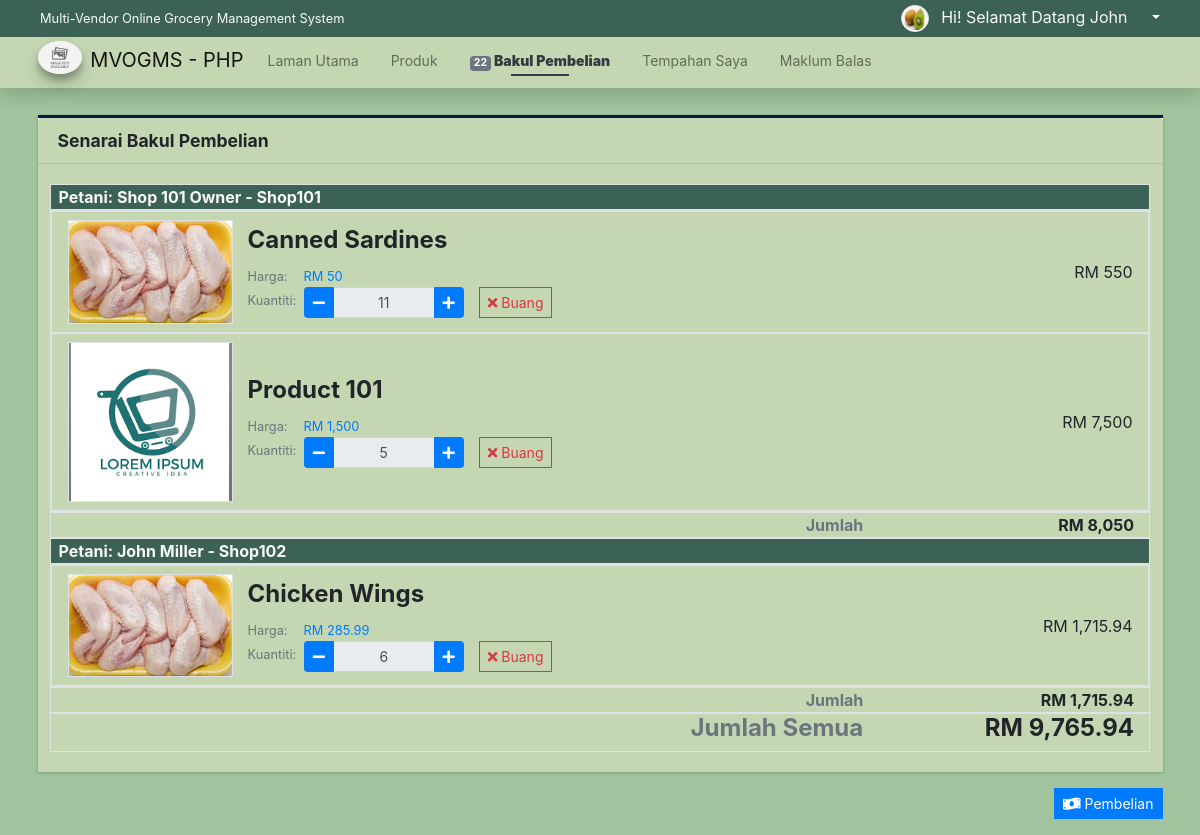
/?page=orders/cart (signed in), run on the app's committed database.
### tables this page shows
CREATE TABLE `vendor_list` (
  `id` int(30) NOT NULL,
  `code` varchar(100) NOT NULL,
  `shop_type_id` int(30) NOT NULL,
  `shop_name` text NOT NULL,
  `shop_owner` text NOT NULL,
  `contact` text NOT NULL,
  `username` text NOT NULL,
  `password` text NOT NULL,
  `avatar` text DEFAULT NULL,
  `status` tinyint(1) NOT NULL DEFAULT 1,
  `delete_flag` tinyint(1) NOT NULL DEFAULT 0,
  `date_created` datetime NOT NULL DEFAULT current_timestamp(),
  `date_updated` datetime DEFAULT NULL ON UPDATE current_timestamp()
);

CREATE TABLE `cart_list` (
  `id` int(30) NOT NULL,
  `client_id` int(30) NOT NULL,
  `product_id` int(30) NOT NULL,
  `quantity` float NOT NULL DEFAULT 0
);

CREATE TABLE `product_list` (
  `id` int(30) NOT NULL,
  `vendor_id` int(30) DEFAULT NULL,
  `category_id` int(30) DEFAULT NULL,
  `name` text NOT NULL,
  `description` text NOT NULL,
  `price` double NOT NULL DEFAULT 0,
  `image_path` text DEFAULT NULL,
  `status` tinyint(1) NOT NULL DEFAULT 1,
  `delete_flag` tinyint(1) NOT NULL DEFAULT 0,
  `date_created` datetime NOT NULL DEFAULT current_timestamp(),
  `date_updated` datetime DEFAULT NULL ON UPDATE current_timestamp()
);

### classes/DBConnection.php (called while the page is built, shortened)
<?php
class DBConnection{
    private $host = DB_SERVER;
    private $username = DB_USERNAME;
    private $password = DB_PASSWORD;
    private $database = DB_NAME;
    public $conn;
    public function __construct(){
        if (!isset($this->conn)) {
            $this->conn = new mysqli($this->host, $this->username, $this->password, $this->database);
        }
    }
}
?>

### classes/SystemSettings.php (called while the page is built, shortened)
<?php
class SystemSettings extends DBConnection{
	function userdata($field = ''){
		if(!empty($field)){
			if(isset($_SESSION['userdata'][$field]))
				return $_SESSION['userdata'][$field];
			else
				return null;
		}else{
			return false;
		}
	}
}
$_settings = new SystemSettings();
?>

### config.php (called while the page is built, shortened)
<?php
require_once('classes/DBConnection.php');
require_once('classes/SystemSettings.php');
function validate_image($file){
    $file = explode("?",$file)[0];
	if(!empty($file)){
		if(is_file(base_app.$file)){
			return base_url.$file;
		}else{
			return base_url.'dist/img/no-image-available.png';
		}
	}else{
		return base_url.'dist/img/no-image-available.png';
	}
}
function format_num($number = 0, $max_decimal = ''){
    if(is_numeric($number)){
        $ex = explode('.',$number);
        $dec = isset($ex[1]) ? strlen($ex[1]) : 0;
        if(empty($max_decimal) || (is_numeric($max_decimal) && $max_decimal >= $dec)){
            return number_format($number,$dec);
        }else{
            if(is_numeric($max_decimal))
                return number_format($number,$max_decimal);
            else
                return "Invalid Maximum Decimal";
        }
    }else{
        return "Invalid Number";
    }
}
?>

### orders/cart.php (the view, shortened to what this page needs)
<div class="content py-3">
    <div class="card card-outline card-navy rounded-0 shadow-0">
        <div class="card-header" style="background-color:#c4d7b2;">
            <h5 class="card-title"><b>Senarai Bakul Pembelian</b></h5>
        </div>
        <div class="card-body" style="background-color:#c4d7b2;">
            <div id="cart-list">
                <div class="row">
                <?php
                $gtotal = 0;
                $vendors = $conn->query("SELECT * FROM `vendor_list` where id in (SELECT vendor_id from product_list where id in (SELECT product_id FROM `cart_list` where client_id ='{$_settings->userdata('id')}')) order by `shop_name` asc");
                while($vrow=$vendors->fetch_assoc()):
                ?>
                    <div class="col-12 border text-light" style="background-color:#3C6255;">
                        <span><b>Petani: </b><b><?= $vrow['shop_owner']. " - " . $vrow['shop_name'] ?></b></span>
                    </div>
                    <div class="col-12 border p-0">
                        <?php
                        $vtotal = 0;
                        $products = $conn->query("SELECT c.*, p.name as `name`, p.price,p.image_path FROM `cart_list` c inner join product_list p on c.product_id = p.id where c.client_id = '{$_settings->userdata('id')}' and p.vendor_id = '{$vrow['id']}' order by p.name asc");
                        while($prow = $products->fetch_assoc()):
                            $total = $prow['price'] * $prow['quantity'];
                            $gtotal += $total;
                            $vtotal += $total;
                        ?>
                        <div class="d-flex align-items-center border p-2">
                            <div class="col-2 text-center">
                                <a href="./?page=products/view_product&id=<?= $prow['product_id'] ?>"><img src="<?= validate_image($prow['image_path']) ?>" alt="" class="img-center prod-img border bg-gradient-gray"></a>
                            </div>
                            <div class="col-auto flex-shrink-1 flex-grow-1">
                                <h4><b><?= $prow['name'] ?></b></h4>
                                <div class="d-flex">
                                    <div class="col-auto px-0"><small class="text-muted">Harga: </small></div>
                                    <div class="col-auto px-0 flex-shrink-1 flex-grow-1"><p class="m-0 pl-3"><small class="text-primary">RM <?= format_num($prow['price']) ?></small></p></div>
                                </div>
                                <div class="d-flex">
                                    <div class="col-auto px-0"><small class="text-muted">Kuantiti: </small></div>
                                    <div class="col-auto">
                                        <div class="" style="width:10em">
                                            <div class="input-group input-group-sm">
                                                <div class="input-group-prepend"><button class="btn btn-primary min-qty" data-id="<?= $prow['id'] ?>" type="button"><i class="fa fa-minus"></i></button></div>
                                                <input type="text" value="<?= $prow['quantity'] ?>" class="form-control text-center" readonly="readonly">
                                                <div class="input-group-append"><button class="btn btn-primary plus-qty" data-id="<?= $prow['id'] ?>" type="button"><i class="fa fa-plus"></i></button></div>
                                            </div>
                                        </div>
                                    </div>
                                    <div class="col-auto flex-shrink-1 flex-grow-1">
                                        <button class="btn btn-flat btn-outline-danger btn-sm rem_item"  data-id="<?= $prow['id'] ?>"><i class="fa fa-times"></i> Buang</button>
                                    </div>
                                </div>
                            </div>
                            <div class="col-3 text-right">RM <?= format_num($total) ?></div>
                        </div>
                        <?php endwhile; ?>
                    </div>
                    <div class="col-12 border">
                        <div class="d-flex">
                            <div class="col-9 text-right font-weight-bold text-muted">Jumlah</div>
                            <div class="col-3 text-right font-weight-bold">RM <?= format_num($vtotal) ?></div>
                        </div>
                    </div>
                <?php endwhile; ?>
                    <div class="col-12 border">
                        <div class="d-flex">
                            <div class="col-9 h4 font-weight-bold text-right text-muted">Jumlah Semua</div>
                            <div class="col-3 h4 font-weight-bold text-right">RM <?= format_num($gtotal) ?></div>
                        </div>
                    </div>
                </div>
            </div>
        </div>
    </div>
    <div class="text-right">
        <a href="./?page=orders/checkout" class="btn btn-flat btn-primary btn-sm"><i class="fa fa-money-bill-wave"></i> Pembelian</a>
    </div>
</div>

### orders/cart.php (style rules this page uses)
.prod-img { width:calc(100%); height:auto; max-height: 10em; object-fit:scale-down; object-position:center center }

### data on the page
vendor_list: shop_owner "Shop 101 Owner", shop_name "Shop101", vtotal "8,050"
cart_list: product.name "Canned Sardines", product.price "50", quantity "11", format_num($total) "550"
cart_list: shows a picture, product.name "Product 101", product.price "1,500", quantity "5", format_num($total) "7,500"
vendor_list: shop_owner "John Miller", shop_name "Shop102", vtotal "1,715.94"
cart_list: product.name "Chicken Wings", product.price "285.99", quantity "6", format_num($total) "1,715.94"

### other printed values
$_settings->info('name') "Multi-Vendor Online Grocery Management System"
$_settings->userdata('firstname') "John"
$_settings->info('short_name') "MVOGMS - PHP"
format_num($cart_count) "22"
format_num($gtotal) "9,765.94"
